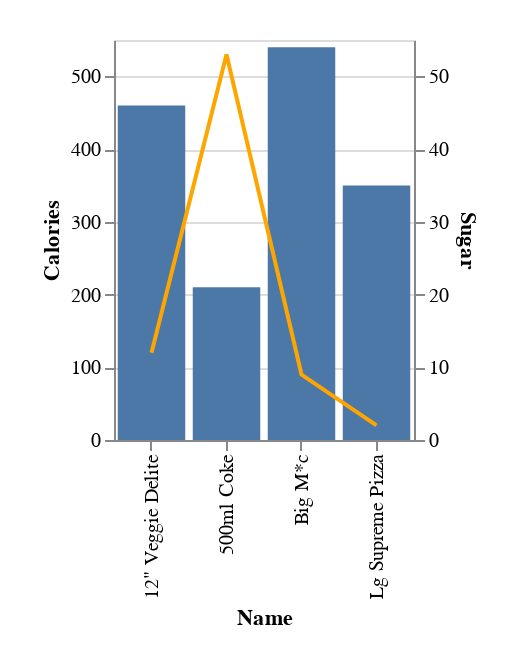

Source (notebook cell):
### Code cell
base = alt.Chart(
    df,
).encode(
    x='Name'
).properties(
    width=150,
    height=200
)

cal = base.mark_bar(
).encode(
    y=alt.Y('Calories', axis=alt.Axis(orient='left')),
)

sugar = base.mark_line(
    color='orange'
).encode(
    y=alt.Y('Sugar', axis=alt.Axis(orient='right')),
)

(cal + sugar).resolve_scale(
    y='independent'
).configure(
    padding=20,
    background='#fff'
)

### Figure 1 — Vega-Lite specification as saved in the notebook (floating-point values rounded to 4 significant figures)
{"$schema": "https://vega.github.io/schema/vega-lite/v3.4.0.json", "config": {"background": "#fff", "mark": {"tooltip": null}, "padding": 20, "view": {"height": 300, "width": 400}}, "data": {"name": "data-d7a009f4d34c853c57fc55b6505475b6"}, "datasets": {"data-d7a009f4d34c853c57fc55b6505475b6": [{"Calories": 540, "Fat": 28, "Name": "Big M*c", "Sugar": 9}, {"Calories": 350, "Fat": 17, "Name": "Lg Supreme Pizza", "Sugar": 2}, {"Calories": 460, "Fat": 6, "Name": "12\" Veggie Delite", "Sugar": 12}, {"Calories": 210, "Fat": 0, "Name": "500ml Coke", "Sugar": 53}]}, "layer": [{"encoding": {"x": {"field": "Name", "type": "nominal"}, "y": {"axis": {"orient": "left"}, "field": "Calories", "type": "quantitative"}}, "height": 200, "mark": "bar", "width": 150}, {"encoding": {"x": {"field": "Name", "type": "nominal"}, "y": {"axis": {"orient": "right"}, "field": "Sugar", "type": "quantitative"}}, "height": 200, "mark": {"color": "orange", "type": "line"}, "width": 150}], "resolve": {"scale": {"y": "independent"}}}
